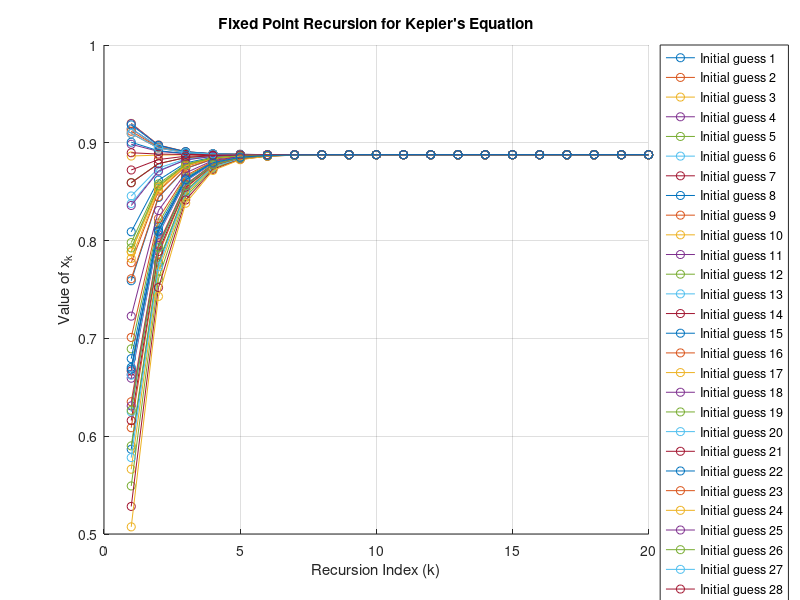

Source code (MATLAB):
% Parameters
m = 0.5;
epsilon = 0.5;
num_iterations = 20;
num_initial_guesses = 50;

% Function g(x) defined by Kepler's equation
g = @(x) m + epsilon * sin(x);

% Initialize storage for results
results = zeros(num_iterations, num_initial_guesses);

% Generate random initial guesses in the interval [0, 1]
initial_guesses = rand(1, num_initial_guesses);

% Perform fixed point recursion for each initial guess
for j = 1:num_initial_guesses
    x = initial_guesses(j);
    for k = 1:num_iterations
        x = g(x);
        results(k, j) = x;
    end
end

% Plotting
figure;
hold on;
for j = 1:num_initial_guesses
    plot(1:num_iterations, results(:, j), '-o');
end
hold off;

% Customize plot
title('Fixed Point Recursion for Kepler''s Equation');
xlabel('Recursion Index (k)');
ylabel('Value of x_k');
grid on;
legend(arrayfun(@(i) sprintf('Initial guess %d', i), 1:num_initial_guesses, 'UniformOutput', false), ...
    'Location', 'bestoutside');